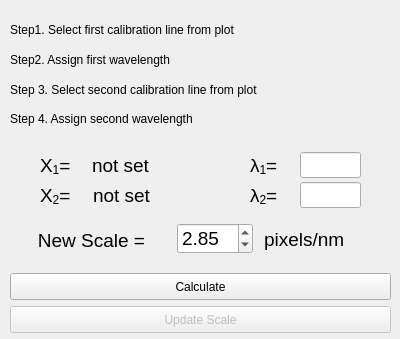
<?xml version="1.0" encoding="UTF-8"?>
<ui version="4.0">
 <class>CalibrationDialog</class>
 <widget class="QDialog" name="CalibrationDialog">
  <property name="windowModality">
   <enum>Qt::NonModal</enum>
  </property>
  <property name="geometry">
   <rect>
    <x>0</x>
    <y>0</y>
    <width>400</width>
    <height>339</height>
   </rect>
  </property>
  <property name="windowTitle">
   <string>Calibration</string>
  </property>
  <property name="windowOpacity">
   <double>1.000000000000000</double>
  </property>
  <widget class="QLabel" name="label">
   <property name="geometry">
    <rect>
     <x>10</x>
     <y>20</y>
     <width>371</width>
     <height>20</height>
    </rect>
   </property>
   <property name="text">
    <string>Step1. Select first calibration line from plot</string>
   </property>
  </widget>
  <widget class="QLabel" name="label_2">
   <property name="geometry">
    <rect>
     <x>10</x>
     <y>50</y>
     <width>371</width>
     <height>20</height>
    </rect>
   </property>
   <property name="text">
    <string>Step2. Assign first wavelength</string>
   </property>
  </widget>
  <widget class="QLabel" name="label_3">
   <property name="geometry">
    <rect>
     <x>10</x>
     <y>80</y>
     <width>381</width>
     <height>20</height>
    </rect>
   </property>
   <property name="text">
    <string>Step 3. Select second calibration line from plot</string>
   </property>
  </widget>
  <widget class="QLabel" name="label_4">
   <property name="geometry">
    <rect>
     <x>10</x>
     <y>110</y>
     <width>371</width>
     <height>18</height>
    </rect>
   </property>
   <property name="text">
    <string>Step 4. Assign second wavelength</string>
   </property>
  </widget>
  <widget class="QLabel" name="label_5">
   <property name="geometry">
    <rect>
     <x>250</x>
     <y>150</y>
     <width>41</width>
     <height>31</height>
    </rect>
   </property>
   <property name="text">
    <string>&lt;html&gt;&lt;head/&gt;&lt;body&gt;&lt;p&gt;&lt;span style=&quot; font-size:14pt;&quot;&gt;λ&lt;/span&gt;&lt;span style=&quot; font-size:14pt; vertical-align:sub;&quot;&gt;1&lt;/span&gt;&lt;span style=&quot; font-size:14pt;&quot;&gt;=&lt;/span&gt;&lt;/p&gt;&lt;/body&gt;&lt;/html&gt;</string>
   </property>
  </widget>
  <widget class="QLabel" name="label_6">
   <property name="geometry">
    <rect>
     <x>250</x>
     <y>180</y>
     <width>41</width>
     <height>31</height>
    </rect>
   </property>
   <property name="text">
    <string>&lt;html&gt;&lt;head/&gt;&lt;body&gt;&lt;p&gt;&lt;span style=&quot; font-size:14pt;&quot;&gt;λ&lt;/span&gt;&lt;span style=&quot; font-size:14pt; vertical-align:sub;&quot;&gt;2&lt;/span&gt;&lt;span style=&quot; font-size:14pt;&quot;&gt;=&lt;/span&gt;&lt;/p&gt;&lt;/body&gt;&lt;/html&gt;</string>
   </property>
  </widget>
  <widget class="QLabel" name="label_7">
   <property name="geometry">
    <rect>
     <x>40</x>
     <y>150</y>
     <width>41</width>
     <height>31</height>
    </rect>
   </property>
   <property name="text">
    <string>&lt;html&gt;&lt;head/&gt;&lt;body&gt;&lt;p&gt;&lt;span style=&quot; font-size:14pt;&quot;&gt;X&lt;sub&gt;1&lt;/sub&gt;=&lt;/span&gt;&lt;/p&gt;&lt;/body&gt;&lt;/html&gt;</string>
   </property>
  </widget>
  <widget class="QLabel" name="label_8">
   <property name="geometry">
    <rect>
     <x>40</x>
     <y>180</y>
     <width>41</width>
     <height>31</height>
    </rect>
   </property>
   <property name="text">
    <string>&lt;html&gt;&lt;head/&gt;&lt;body&gt;&lt;p&gt;&lt;span style=&quot; font-size:14pt;&quot;&gt;X&lt;sub&gt;2&lt;/sub&gt;=&lt;/span&gt;&lt;/p&gt;&lt;/body&gt;&lt;/html&gt;</string>
   </property>
  </widget>
  <widget class="QLabel" name="CalibX1_label">
   <property name="geometry">
    <rect>
     <x>92</x>
     <y>156</y>
     <width>91</width>
     <height>18</height>
    </rect>
   </property>
   <property name="font">
    <font>
     <pointsize>14</pointsize>
    </font>
   </property>
   <property name="text">
    <string>not set</string>
   </property>
  </widget>
  <widget class="QLabel" name="CalibX2_label">
   <property name="geometry">
    <rect>
     <x>93</x>
     <y>186</y>
     <width>91</width>
     <height>18</height>
    </rect>
   </property>
   <property name="font">
    <font>
     <pointsize>14</pointsize>
    </font>
   </property>
   <property name="text">
    <string>not set</string>
   </property>
  </widget>
  <widget class="QLineEdit" name="Wave1_edit">
   <property name="geometry">
    <rect>
     <x>300</x>
     <y>152</y>
     <width>61</width>
     <height>26</height>
    </rect>
   </property>
  </widget>
  <widget class="QLineEdit" name="Wave2_edit">
   <property name="geometry">
    <rect>
     <x>300</x>
     <y>182</y>
     <width>61</width>
     <height>26</height>
    </rect>
   </property>
  </widget>
  <widget class="QPushButton" name="UpdateScale_button">
   <property name="enabled">
    <bool>false</bool>
   </property>
   <property name="geometry">
    <rect>
     <x>10</x>
     <y>306</y>
     <width>381</width>
     <height>27</height>
    </rect>
   </property>
   <property name="text">
    <string>Update Scale</string>
   </property>
  </widget>
  <widget class="QLabel" name="NewScale_label">
   <property name="geometry">
    <rect>
     <x>11</x>
     <y>230</y>
     <width>161</width>
     <height>20</height>
    </rect>
   </property>
   <property name="font">
    <font>
     <pointsize>14</pointsize>
    </font>
   </property>
   <property name="text">
    <string>New Scale =</string>
   </property>
   <property name="alignment">
    <set>Qt::AlignCenter</set>
   </property>
  </widget>
  <widget class="QPushButton" name="CalculateScale_button">
   <property name="geometry">
    <rect>
     <x>10</x>
     <y>273</y>
     <width>381</width>
     <height>27</height>
    </rect>
   </property>
   <property name="text">
    <string>Calculate</string>
   </property>
  </widget>
  <widget class="QDoubleSpinBox" name="NewScale_rollbox">
   <property name="geometry">
    <rect>
     <x>177</x>
     <y>223</y>
     <width>76</width>
     <height>31</height>
    </rect>
   </property>
   <property name="font">
    <font>
     <pointsize>14</pointsize>
    </font>
   </property>
   <property name="value">
    <double>2.850000000000000</double>
   </property>
  </widget>
  <widget class="QLabel" name="label_9">
   <property name="geometry">
    <rect>
     <x>264</x>
     <y>229</y>
     <width>121</width>
     <height>21</height>
    </rect>
   </property>
   <property name="font">
    <font>
     <pointsize>14</pointsize>
    </font>
   </property>
   <property name="text">
    <string>pixels/nm</string>
   </property>
  </widget>
 </widget>
 <resources/>
 <connections/>
</ui>
